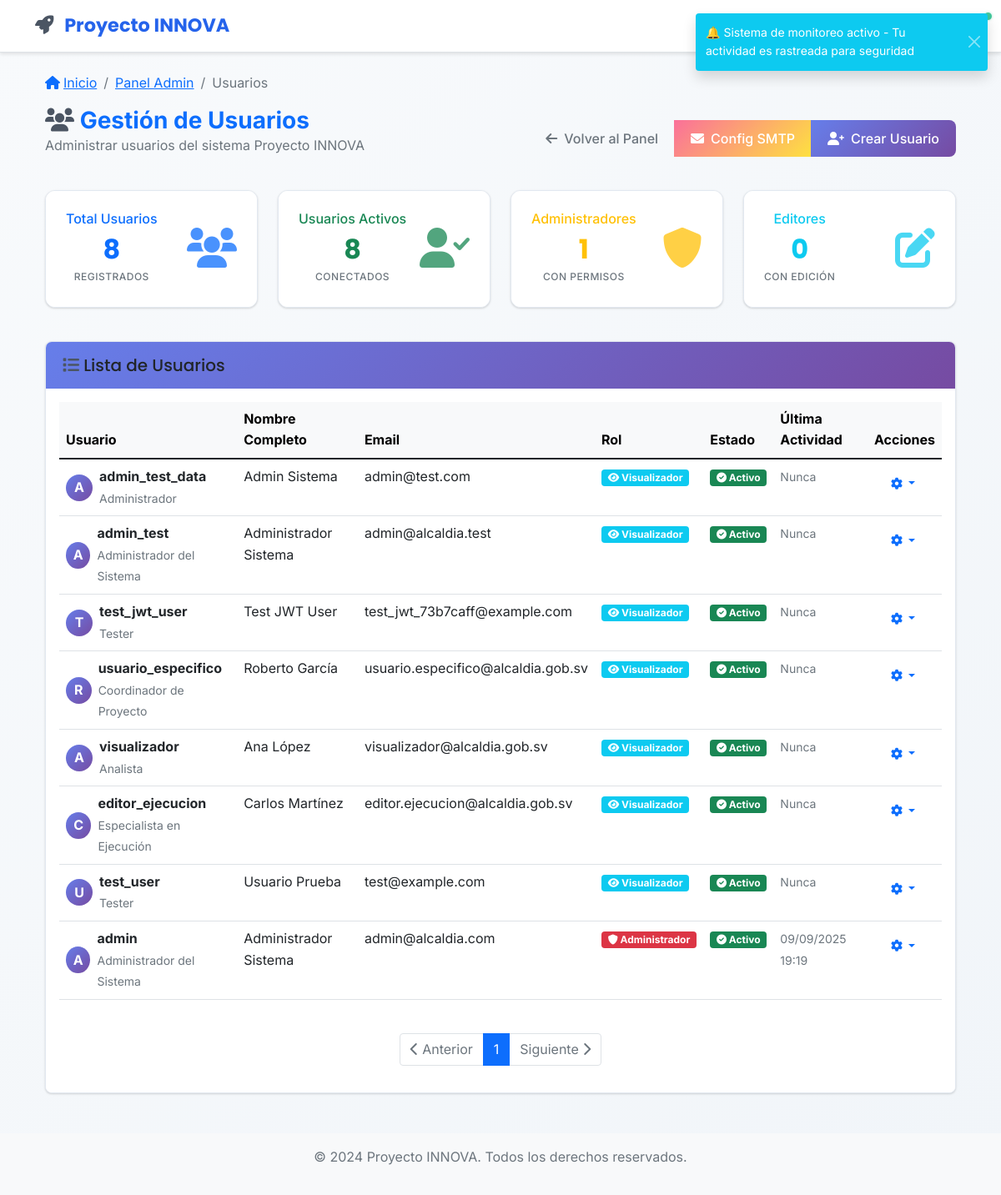
The app's page /admin/users (signed in), older data.
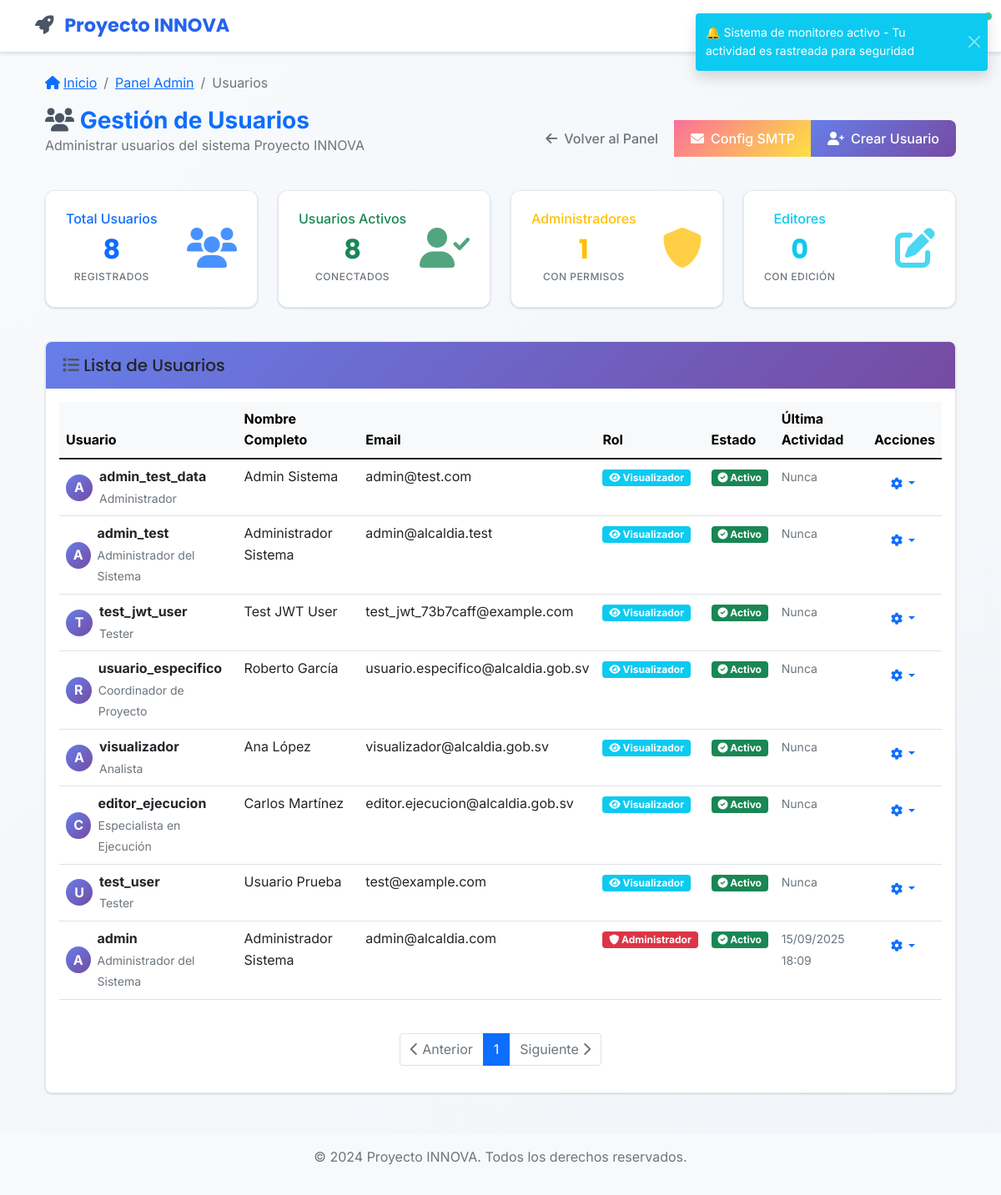
The same page, newer data.
### app/models/user.py (models this page shows, shortened)
class User(UserMixin, db.Model):
    __tablename__ = 'users'
    id = db.Column(db.Integer, primary_key=True)
    username = db.Column(db.String(64), unique=True, nullable=False, index=True)
    email = db.Column(db.String(120), unique=True, nullable=False, index=True)
    password_hash = db.Column(db.String(256), nullable=False)
    first_name = db.Column(db.String(64), nullable=False)
    last_name = db.Column(db.String(64), nullable=False)
    position = db.Column(db.String(100))  # Cargo en la alcaldía
    municipality = db.Column(db.String(100), nullable=False)  # Nombre de la alcaldía
    department = db.Column(db.String(100), nullable=False)  # Departamento/Estado
    municipality_code = db.Column(db.String(20))  # Código único de la alcaldía
    is_active = db.Column(db.Boolean, default=True)
    created_at = db.Column(db.DateTime, default=ahora_utc)
    updated_at = db.Column(db.DateTime, default=ahora_utc, onupdate=ahora_utc)
    last_login = db.Column(db.DateTime)
    legacy_role = db.Column(db.String(20), default='viewer')  # Mantener para compatibilidad
    active_roles = db.relationship('UserRole',
                                 foreign_keys='UserRole.user_id',
                                 lazy=True,
                                 primaryjoin="and_(User.id==UserRole.user_id, UserRole.is_active==True)")
    user_roles = db.relationship('UserRole',
                               foreign_keys='UserRole.user_id',
                               lazy=True,
                               overlaps="active_roles")
    @property
    def password(self):
        raise AttributeError('La contraseña no es un atributo legible')
    def get_full_name(self):
        return f"{self.first_name} {self.last_name}"
    @property
    def role(self):
        return self.legacy_role
    def is_admin(self):
        if self.active_roles:
            admin_names = ['admin', 'administrador']
            return any(ur.role.name.lower() in admin_names for ur in self.active_roles)
        return self.legacy_role == 'admin'

### app/views/admin.py (the view)
@admin_bp.route('/users')
def users():
    page = request.args.get('page', 1, type=int)
    per_page = 20
    users_query = User.query.order_by(User.created_at.desc())
    users_pagination = users_query.paginate(page=page, per_page=per_page, error_out=False)
    return render_template('admin/users.html',
                         title='Gestión de Usuarios',
                         users=users_pagination.items,
                         pagination=users_pagination)

### app/views/admin.py (called while the page is built)
@admin_bp.before_request
@login_required
def require_admin():
    if not current_user.is_admin():
        flash('Acceso denegado. Se requieren permisos de administrador.', 'error')
        return redirect(url_for('main.dashboard'))

### app/templates/admin/users.html (shortened to what the changed rows need)
{% extends "base.html" %}
{% block content %}
<div class="container-fluid mt-4">
    <div class="row mb-4">
        <div class="col-12">
            <div class="d-flex justify-content-between align-items-center">
                <div>
                    <h1 class="h3 mb-0 text-primary fw-bold">
                        <i class="fas fa-users text-secondary"></i> Gestión de Usuarios
                    </h1>
                </div>
            </div>
        </div>
    </div>
<div class="row mb-4">
    <div class="col-md-3 mb-3">
        <div class="card stat-card">
            <div class="card-body">
                <div class="d-flex justify-content-between align-items-center">
                    <div>
                        <h2 class="mb-0 text-primary">{{ users|length if users else 0 }}</h2>
                    </div>
                </div>
            </div>
        </div>
    </div>
    <div class="col-md-3 mb-3">
        <div class="card stat-card">
            <div class="card-body">
                <div class="d-flex justify-content-between align-items-center">
                    <div>
                        <h2 class="mb-0 text-success">{{ users|selectattr('is_active', 'equalto', True)|list|length if users else 0 }}</h2>
                    </div>
                </div>
            </div>
        </div>
    </div>
    <div class="col-md-3 mb-3">
        <div class="card stat-card">
            <div class="card-body">
                <div class="d-flex justify-content-between align-items-center">
                    <div>
                        <h2 class="mb-0 text-warning">{{ users|selectattr('role', 'equalto', 'admin')|list|length if users else 0 }}</h2>
                    </div>
                </div>
            </div>
        </div>
    </div>
    <div class="col-md-3 mb-3">
        <div class="card stat-card">
            <div class="card-body">
                <div class="d-flex justify-content-between align-items-center">
                    <div>
                        <h2 class="mb-0 text-info">{{ users|selectattr('role', 'equalto', 'editor')|list|length if users else 0 }}</h2>
                    </div>
                </div>
            </div>
        </div>
    </div>
</div>
<div class="row">
    <div class="col-12">
        <div class="card">
            <div class="card-body">
                <div class="table-responsive">
                    <table class="table table-hover">
                        <thead class="table-light">
                            <tr>
                                <th>Usuario</th>
                                <th>Nombre Completo</th>
                                <th>Email</th>
                                <th>Rol</th>
                                <th>Estado</th>
                                <th>Última Actividad</th>
                                <th>Acciones</th>
                            </tr>
                        </thead>
                        <tbody>
                            {% for user in users %}
                            <tr>
                                <td>
                                    <div class="d-flex align-items-center">
                                        <div class="avatar-circle me-2" style="width: 32px; height: 32px; background: linear-gradient(135deg, #667eea 0%, #764ba2 100%); border-radius: 50%; display: flex; align-items: center; justify-content: center; color: white; font-weight: bold;">
                                            {{ user.first_name[0] if user.first_name else user.username[0] }}
                                        </div>
                                        <div>
                                            <strong>{{ user.username }}</strong>
                                            <br>
                                            <small class="text-muted">{{ user.position or 'Sin cargo' }}</small>
                                        </div>
                                    </div>
                                </td>
                                <td>{{ user.get_full_name() }}</td>
                                <td>{{ user.email }}</td>
                                <td>
                                    <span class="badge bg-{{ 'danger' if user.role == 'admin' else 'warning' if user.role == 'editor' else 'info' }}">
                                        {% if user.role == 'admin' %}
                                            <i class="fas fa-shield-alt"></i> Administrador
                                        {% elif user.role == 'editor' %}
                                            <i class="fas fa-edit"></i> Editor
                                        {% else %}
                                            <i class="fas fa-eye"></i> Visualizador
                                        {% endif %}
                                    </span>
                                </td>
                                <td>
                                    {% if user.is_active %}
                                        <span class="badge bg-success">
                                            <i class="fas fa-check-circle"></i> Activo
                                        </span>
                                    {% else %}
                                        <span class="badge bg-danger">
                                            <i class="fas fa-times-circle"></i> Inactivo
                                        </span>
                                    {% endif %}
                                </td>
                                <td>
                                    {% if user.last_login %}
                                        <small class="text-muted">
                                            {{ user.last_login.strftime('%d/%m/%Y') }}<br>
                                            {{ user.last_login.strftime('%H:%M') }}
                                        </small>
                                    {% else %}
                                        <small class="text-muted">Nunca</small>
                                    {% endif %}
                                </td>
                                <td>
                                    <div class="btn-group" role="group">
                                        <button type="button" class="btn btn-outline-primary btn-sm dropdown-toggle"
                                                data-bs-toggle="dropdown" aria-expanded="false">
                                            <i class="fas fa-cog"></i>
                                        </button>
                                    </div>
                                </td>
                            </tr>
                            {% endfor %}
                        </tbody>
                    </table>
                </div>
            </div>
        </div>
    </div>
</div>
{% endblock %}

Row changes from the older to the newer data that the page shows:
changed User "admin": last_login "09/09/2025" → "15/09/2025"; last_login "19:19" → "18:09"
